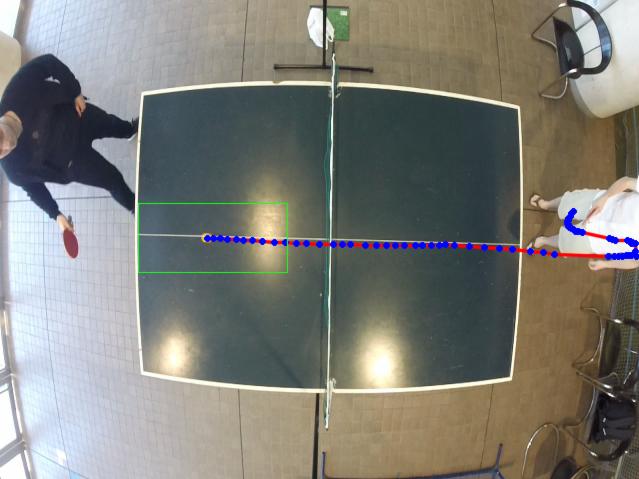
//> input picture images/ball_tracking/ball_tracking.jpg, 1278 x 958 px (shown at 1/2 size)
$ ./k-mean-custom ../images/ball_tracking/ball_tracking.jpg   (built with g++ and OpenCV 4)
//> lines starting //> are read from the running program, lines starting //| are printed output that depends on the picture; after the words box and inside, x2 and y2 are one past the last pixel; in counts of white or black regions, pixels touching at a corner belong together
#include <opencv/cv.h>
#include <opencv/highgui.h>
#include <iostream>
#include <math.h>

using namespace cv;
using namespace std;

// number of clusters to split the set by
// we select 4 because it is likely to have 4 main colors:
// - the main table color (blue / green)
// - the color of the lines (white)
// - the color of the ground
// - the color of the black edges of the pictures, which come from undistortion algorithm
const int K = 4;

// we predefine the centroids (if possible) for better results of the k-mean algorithm
// format: {R,G,B}
#define CENTROID_LINE {192,188,158} // white line
#define CENTROID_EDGE {0,0,0}       // black edges
#define CENTROID_TABLE {35,43,46}      // green / blue

// we give a number to some k-mean class
#define LINE_CLASS_NUMBER  0
#define TABLE_CLASS_NUMBER 1
#define EDGE_CLASS_NUMBER  2

// blurring parameters:
const int BLUR_KERNEL_LENGTH = 15;  // must be an odd number
const int OPENING_KERNEL_LENGTH = 15;  // must be an odd number
const int CLOSING_KERNEL_LENGTH = 101;  // must be an odd number

// Nota bene: a pixel can be seen as a point in a 3-dimensional space
typedef struct {
    int R;
    int G;
    int B;
    bool fixed; // used only for centroids
} point;

uint64_t rdtsc(); // random number provider
void initialize_centroid_with_rand(point* c); // initialize centroid with random values
void initialize_fixed_centroid_with_tab(point* c, point* c_old, int* values);
float distance(point vect1, point vect2); // compute distance between 3D vectors


int main(int argc, char** argv) {
    // source image
    const char* filename = argc >= 2 ? argv[1] : "table.jpg";

    Mat src = imread(filename, CV_LOAD_IMAGE_COLOR);
//> src is the input picture: 958 rows x 1278 cols, CV_8UC3; mean B, G, R 119.3, 125.9, 126.3
    if( src.empty() )
    {
        cout << "Couldn't load " << filename << endl;
        exit(1);
    }

    char window_title[270];
    sprintf(window_title, "k-mean %s", filename);

    // we blur the source picture to remove noise
    GaussianBlur(src, src, Size(BLUR_KERNEL_LENGTH, BLUR_KERNEL_LENGTH), 0, 0);
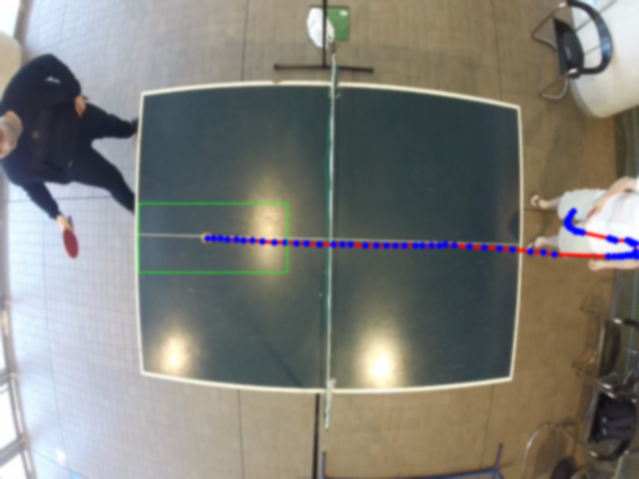
//> src: 958 rows x 1278 cols, CV_8UC3 (shown at 1/2 size); mean B, G, R 119.3, 125.9, 126.3
    imshow(window_title, src);
    cout << "blur kernel size: " << BLUR_KERNEL_LENGTH << endl;
    waitKey();

    // variables used for the algorithm
    int iteration_number = 1;
    point centroids[K];      // the centroids of current  iteration (3 dimensional vectors: B, G, R)
    point centroids_old[K];  // the centroids of previous iteration (3 dimensional vectors: B, G, R)
    point point_current;  // variable to store temporarily a point
    int gap;  // the termination condition for the k-mean algorithm
    vector<Mat> BGR; // to split the source picture in 3 layers (B, G, R)
    Mat kmean_class_number(src.size(), CV_8U); // to store the class number of each pixel
    int nb_pixel_class[K];  // to store the number of pixel in each k-mean class
    point pixel_value_sum[K];   // to store the total value of all pixel in a k-mean class, for each color
    Mat mat_display(src.size(), CV_8U);  // a matrice for the diplay image


    // ===== k-mean first step =====
    // we initialize the centroids

    // first, we initialize everything with random value, but it will be overriden
    // by specific values if user defines specific color values for the centroids

    for (int i=0; i<K; i++)
        initialize_centroid_with_rand(&centroids[i]);


    #ifdef CENTROID_LINE
        int centroid_0_tmp[3] = CENTROID_LINE;
        initialize_fixed_centroid_with_tab(&centroids[LINE_CLASS_NUMBER], &centroids_old[LINE_CLASS_NUMBER],
                                            centroid_0_tmp);
    #endif

    #ifdef CENTROID_TABLE
        int centroid_1_tmp[3] = CENTROID_TABLE;
        initialize_fixed_centroid_with_tab(&centroids[TABLE_CLASS_NUMBER], &centroids_old[TABLE_CLASS_NUMBER],
                                            centroid_1_tmp);
    #endif

    #ifdef CENTROID_EDGE
        int centroid_3_tmp[3] = CENTROID_EDGE;
        initialize_fixed_centroid_with_tab(&centroids[EDGE_CLASS_NUMBER], &centroids_old[EDGE_CLASS_NUMBER],
                                            centroid_3_tmp);
    #endif


    // ===== k-mean algorithm loop =====
    do {
        // ===== k-mean 2nd step =====
        // for each pixel in the picture, we search the nearest centroid

        // we split the picture in 3 layers (B, G, R)
        split(src, BGR);

        // we cover all pixels
        for (int i=0; i<src.rows; i++) {
            for (int j=0; j<src.cols; j++) {
                // we get the pixel at current position
                point_current.B = (int) BGR[0].at<uchar>(i,j);
                point_current.G = (int) BGR[1].at<uchar>(i,j);
                point_current.R = (int) BGR[2].at<uchar>(i,j);

                // we search the closest centroid:
                // we compute the distance to the first centroid
                int dist_min = distance(point_current, centroids[0]);
                int candidate = 0;
                // then we search if there is a closer other centroid
                int dist_current;
                for (int n=1; n<K; n++){
                    if( (dist_current = distance(point_current, centroids[n])) < dist_min ) {
                        // if the centroid is closer
                        dist_min = dist_current;
                        candidate = n;
                    }
                }
                // so now we have the closest centroid, for this picture pixel

                // we store the number of the closest centroid (= k-mean class) for this pixel
                kmean_class_number.at<unsigned char>(i,j) = (unsigned char)candidate;
            }
        }

        // we display the picture with the k-mean class for each pixel
        // we multiply each class number by a big value, else we won't see the difference
        for (int i=0; i<src.rows; i++) {
            for (int j=0; j<src.cols; j++) {
                mat_display.at<unsigned char>(i,j) = kmean_class_number.at<unsigned char>(i,j) * 50;
            }
        }
        imshow(window_title, mat_display);
        waitKey();

        // ===== k-mean 3rd step =====
        // we compute the new value for each centroid
        // it's the mean of the values of all the pixels that belongs to that class (see 2nd step)

        // we reset counters that will be used later
        for(int i=0; i<K; i++) {
            nb_pixel_class[i] = 0;  // to store the number of pixel in each k-mean class
            pixel_value_sum[i].B = 0;   // total sum of all pixel in k-mean class i, color B
            pixel_value_sum[i].G = 0;   // total sum of all pixel in k-mean class i, color R
            pixel_value_sum[i].R = 0;   // total sum of all pixel in k-mean class i, color G
        }

        // we loop through the picture to count the number of pixels in each k-mean class,
        // and the sum of the color values for each color in each class
        for (int i=0; i<src.rows; i++) {
            for (int j=0; j<src.cols; j++) {
                int class_number = (int)kmean_class_number.at<unsigned char>(i,j);
                if (class_number < 0 || class_number >= K) {
                    cerr << "ERROR: class_number not valid." << endl;
                    abort();
                }
                nb_pixel_class[class_number] = nb_pixel_class[class_number] + 1;
                pixel_value_sum[class_number].G += src.at<Vec3b>(i,j)[0];
                pixel_value_sum[class_number].B += src.at<Vec3b>(i,j)[1];
                pixel_value_sum[class_number].R += src.at<Vec3b>(i,j)[2];
            }
        }

        // we compute the new positions of centroids,
        // unless centroids are fixed (if they have been defined by the user)
        for (int i=0; i<K; i++) {
            if (centroids[i].fixed == false) {
                // we record old centroids value (used in the termination condition)
                centroids_old[i].B = centroids[i].B;
                centroids_old[i].G = centroids[i].G;
                centroids_old[i].R = centroids[i].R;

                // for each class, we make the mean pixel value on each color
                // and we replace the centroid of that class with the new values
                if (nb_pixel_class[i] != 0) {
                    centroids[i].B = pixel_value_sum[i].B / nb_pixel_class[i];
                    centroids[i].G = pixel_value_sum[i].G / nb_pixel_class[i];
                    centroids[i].R = pixel_value_sum[i].R / nb_pixel_class[i];
                } else {
                    // we choose a random value for the centroid
                    initialize_centroid_with_rand(&centroids[i]);
                }
            }
        }

        // ===== k-mean 4th step =====
        // termination condition: we compute the mean of the difference between the centroid
        // we computed during the current iteration, and the previous centroid
        gap = 0;
        for (int i=0; i<K; i++) {
            // we don't compute the distance between current and previous iteration
            // for fixed centroids, because it's always 0
            if (centroids[i].fixed == false)
                gap += distance(centroids[i], centroids_old[i]);
        }
        gap = gap / K;

        cout << "iteration " << iteration_number++ << " finished, gap " << gap << endl;

    } while (gap > 1);  // termination condition for k-mean
//> this loop made 4 passes
//> pass 1, `imshow(window_title, mat_display);`:
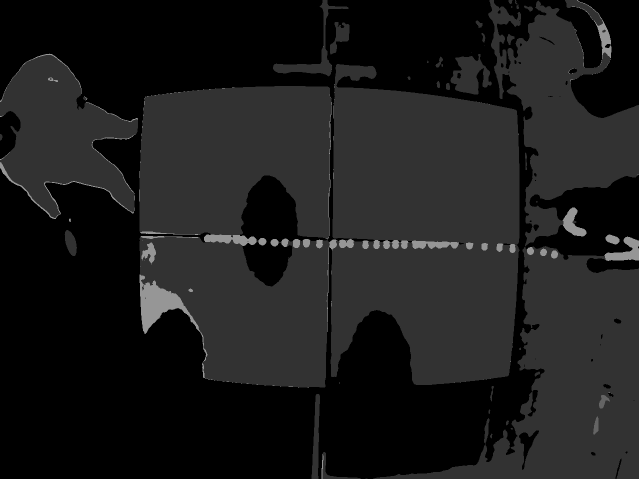
//> window 'k-mean ../images/ball_tracking': 958 rows x 1278 cols, CV_8UC1 (shown at 1/2 size); min 0, max 150, mean 27.4
//> after the loop:
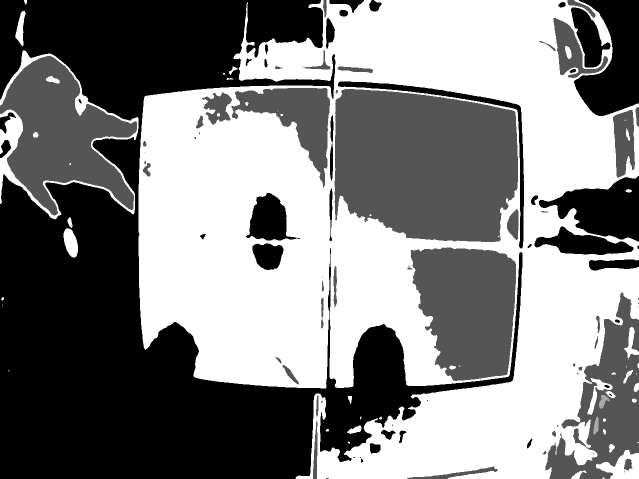
//> kmean_class_number: 958 rows x 1278 cols, CV_8UC1 (shown at 1/2 size); min 0, max 3, mean 1.52; drawn with min black and max white
//> after the loop:
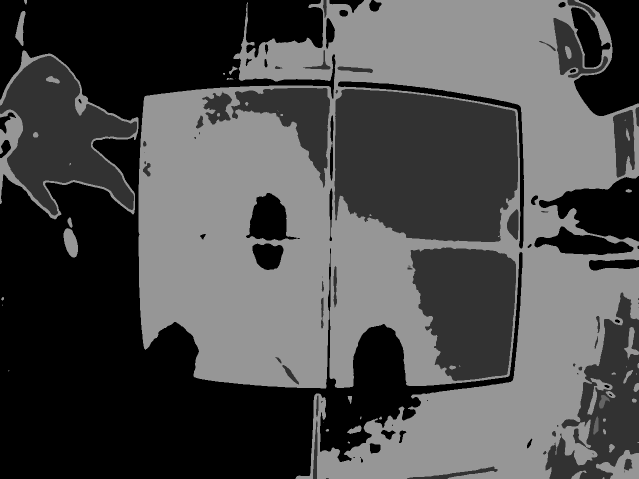
//> mat_display: 958 rows x 1278 cols, CV_8UC1 (shown at 1/2 size); min 0, max 150, mean 75.9
//> after the loop, nb_pixel_class = [439142, 248292, 559, 536331]; pixel_value_sum = 4 items; gap = 0; iteration_number = 5

    // we display the final result: a binarized image with the pixels of k-mean class
    // of the table lines white, and all other classes' pixels black
    Mat mat_binarized(src.size(), CV_8U);
    for (int i=0; i<src.rows; i++) {
        for (int j=0; j<src.cols; j++) {
            if (kmean_class_number.at<unsigned char>(i,j) == LINE_CLASS_NUMBER)
                mat_binarized.at<unsigned char>(i,j) = 255;
            else
                mat_binarized.at<unsigned char>(i,j) = 0;
        }
    }
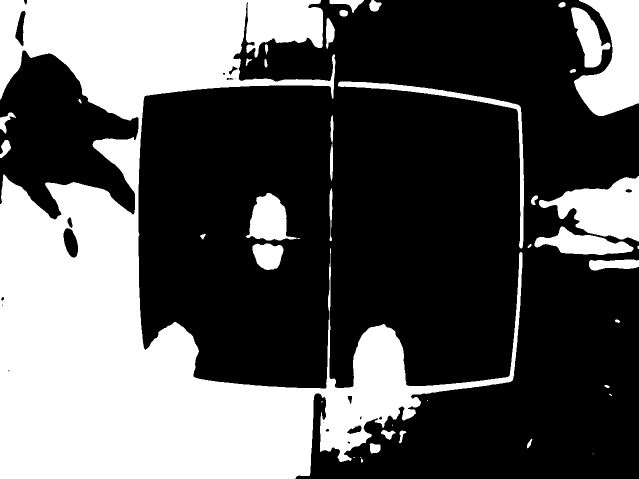
//> mat_binarized: 958 rows x 1278 cols, CV_8UC1 (shown at 1/2 size); 35.9% white; 42 white regions (8 under 20 px), largest, box (x1, y1, x2, y2) and area: (0, 0, 1045, 958) 373871, (1148, 0, 1278, 232) 18662, (1078, 352, 1278, 483) 14714
    cout << "displaying binarized picture" << endl;
    imshow(window_title, mat_binarized);
    waitKey();

    // we perform an opening, to remove the lines of the table and keep only the big blobs
    // (like reflection on the table) that we want to eliminate
    Mat mat_opening(src.size(), CV_8U);
    morphologyEx(mat_binarized, mat_opening, MORPH_OPEN,
                 getStructuringElement(MORPH_ELLIPSE, Size(OPENING_KERNEL_LENGTH,OPENING_KERNEL_LENGTH)));
//> mat_opening: 958 rows x 1278 cols, CV_8UC1; 34.2% white; 20 white regions, largest, box (x1, y1, x2, y2) and area: (0, 358, 633, 958) 233958, (0, 0, 646, 240) 96244, (640, 650, 880, 906) 28011
    cout << "dislaying binarized picture after opening" << endl;
    imshow(window_title, mat_opening);
    waitKey();

    // now we subtract the opening to the binarized picture, to remove all big blobs
    for (int i=0; i<src.rows; i++) {
        for (int j=0; j<src.cols; j++) {
            if (mat_binarized.at<unsigned char>(i,j) == 255 && mat_opening.at<unsigned char>(i,j) == 255)
                mat_binarized.at<unsigned char>(i,j) = 0;
        }
    }
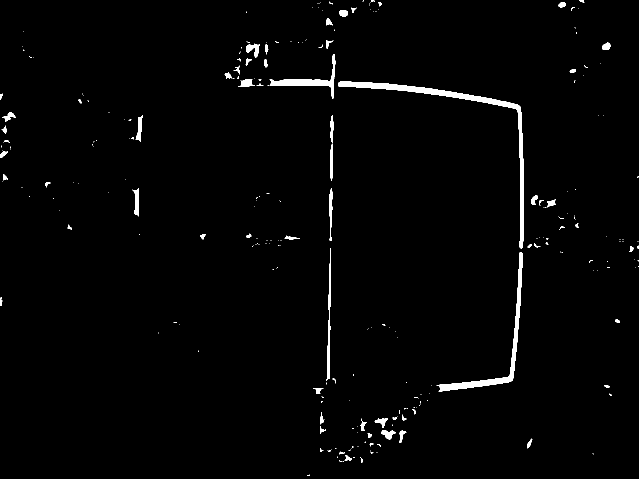
//> mat_binarized: 958 rows x 1278 cols, CV_8UC1 (shown at 1/2 size); 1.6% white; 256 white regions (188 under 20 px), largest, box (x1, y1, x2, y2) and area: (676, 163, 1048, 497) 5896, (873, 504, 1045, 784) 3585, (539, 109, 671, 198) 1862
    cout << "displaying binarized picture after removing big blobs" << endl;
    imshow(window_title, mat_binarized);
    waitKey();

    // we apply a closing, to have line appear more straight
    Mat mat_closing(src.size(), CV_8U);
    morphologyEx(mat_binarized, mat_closing, MORPH_CLOSE,
                 getStructuringElement(MORPH_ELLIPSE, Size(CLOSING_KERNEL_LENGTH,CLOSING_KERNEL_LENGTH)));
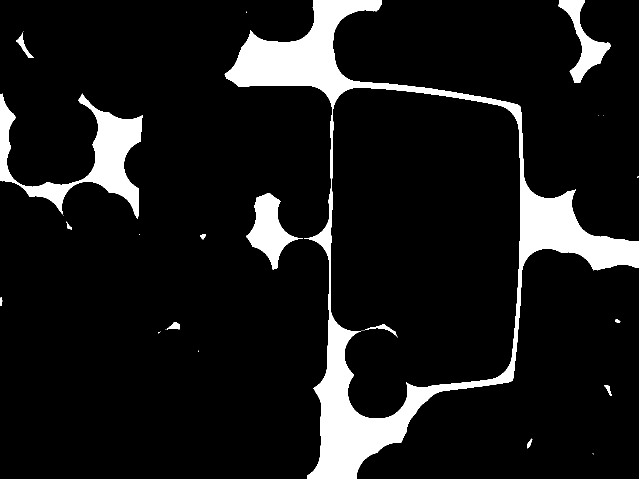
//> mat_closing: 958 rows x 1278 cols, CV_8UC1 (shown at 1/2 size); 9.8% white; 29 white regions (16 under 20 px), largest, box (x1, y1, x2, y2) and area: (449, 0, 1278, 958) 87370, (0, 187, 285, 438) 19140, (492, 386, 606, 539) 7114
    printf("dislaying binarized picture after closing \n");
    imshow(window_title, mat_closing);
    waitKey();

    return 0;
}

// random number provider
uint64_t rdtsc() {
   uint32_t hi, lo;
   __asm__ __volatile__ ("rdtsc" : "=a"(lo), "=d"(hi));
   return ( (uint64_t)lo | ((uint64_t)hi)<<32 );
}

// initialize centroid with random value
void initialize_centroid_with_rand(point* c) {
    srand(rdtsc());
    c->R = rand()%255;
    c->G = rand()%255;
    c->B = rand()%255;
    c->fixed = false;
}

// initialize fixed centroid with tab
void initialize_fixed_centroid_with_tab(point* c, point* c_old, int* values) {
    c->R = values[0];  c_old->R = values[0];
    c->G = values[1];  c_old->G = values[1];
    c->B = values[2];  c_old->B = values[2];
    c->fixed = true;
}

// compute the distance between two points
float distance(point vect1, point vect2) {
    int x = 0, y = 0, z = 0;
    x = vect2.R - vect1.R;
    y = vect2.G - vect1.G;
    z = vect2.B - vect1.B;
    return sqrt(pow(x,2) + pow(y,2) + pow(z,2));
}
